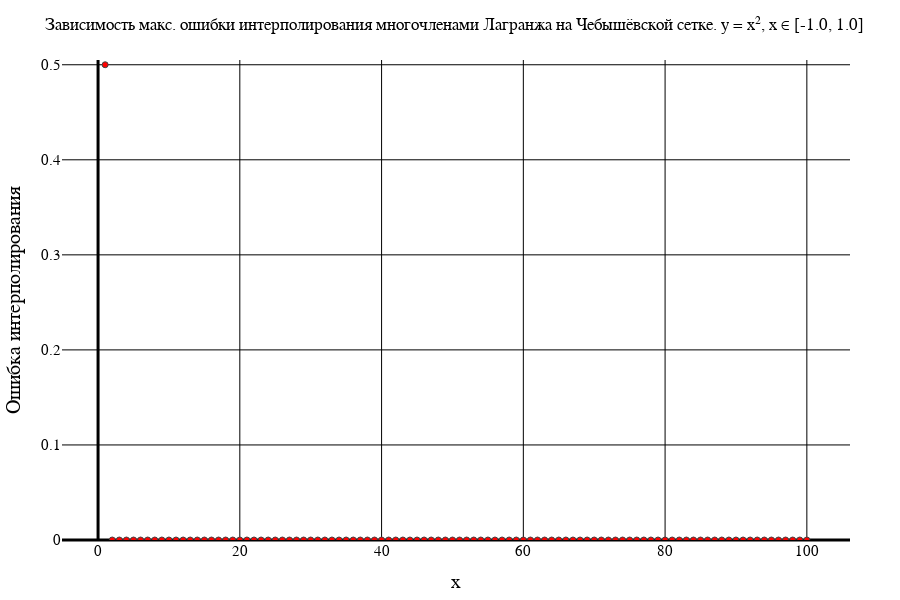

The notebook cell this image was saved under:
### Code cell
makeErrorPlot(numOfFunc, methodTypeList[1], gridTypeList[2], titleList, interval, funcColor)

### Figure 1 — Plotly figure (JSON) as saved in the notebook; plotly's stock layout.template omitted (floating-point values rounded to 4 significant figures)
{"data": [{"marker": {"color": "red", "line": {"width": 1}, "showline": true}, "mode": "markers", "type": "scatter", "x": [1, 2, 3, 4, 5, 6, 7, 8, 9, 10, 11, 12, 13, 14, 15, 16, 17, 18, 19, 20, 21, 22, 23, 24, 25, 26, 27, 28, 29, 30, 31, 32, 33, 34, 35, 36, 37, 38, 39, 40, 41, 42, 43, 44, 45, 46, 47, 48, 49, 50, 51, 52, 53, 54, 55, 56, 57, 58, 59, 60, 61, 62, 63, 64, 65, 66, 67, 68, 69, 70, 71, 72, 73, 74, 75, 76, 77, 78, 79, 80, 81, 82, 83, 84, 85, 86, 87, 88, 89, 90, 91, 92, 93, 94, 95, 96, 97, 98, 99, 100], "y": [0.5, 2.22e-16, 2.22e-16, 2.22e-16, 3.331e-16, 3.331e-16, 4.441e-16, 4.441e-16, 6.661e-16, 5.551e-16, 6.661e-16, 6.661e-16, 7.772e-16, 8.882e-16, 8.882e-16, 7.772e-16, 5.551e-16, 1.11e-15, 9.992e-16, 6.661e-16, 9.992e-16, 6.661e-16, 1.11e-15, 9.992e-16, 5.551e-16, 1.221e-15, 1.221e-15, 9.992e-16, 9.992e-16, 1.332e-15, 1.221e-15, 9.992e-16, 1.665e-15, 1.11e-15, 9.992e-16, 1.443e-15, 1.221e-15, 1.11e-15, 1.665e-15, 8.882e-16, 9.992e-16, 1.443e-15, 1.11e-15, 1.221e-15, 1.221e-15, 1.332e-15, 1.554e-15, 9.992e-16, 1.221e-15, 1.443e-15, 8.882e-16, 1.443e-15, 1.665e-15, 1.776e-15, 1.554e-15, 1.332e-15, 1.443e-15, 1.887e-15, 1.332e-15, 1.443e-15, 1.554e-15, 1.221e-15, 1.776e-15, 1.554e-15, 1.554e-15, 1.665e-15, 1.554e-15, 2.442e-15, 1.221e-15, 1.221e-15, 1.887e-15, 1.221e-15, 1.776e-15, 1.665e-15, 1.332e-15, 1.887e-15, 1.443e-15, 1.443e-15, 2.109e-15, 9.992e-16, 1.887e-15, 1.665e-15, 1.887e-15, 1.554e-15, 1.11e-15, 1.554e-15, 1.554e-15, 1.665e-15, 1.665e-15, 1.665e-15, 2.331e-15, 2.665e-15, 1.776e-15, 1.554e-15, 2.554e-15, 2.109e-15, 1.665e-15, 2.998e-15, 1.665e-15, 1.998e-15]}], "layout": {"coloraxis": {"outlinecolor": "black"}, "font": {"color": "black", "family": "Times New Roman"}, "height": 600, "margin": {"b": 50, "l": 50, "r": 50, "t": 60}, "paper_bgcolor": "white", "plot_bgcolor": "white", "title": {"autosize": false, "font": {"color": "black", "family": "Times New Roman", "size": 17}, "paper_bgcolor": "red", "text": "Зависимость макс. ошибки интерполирования многочленами Лагранжа на Чебышёвской сетке. y = x², x ∈ [-1.0, 1.0]"}, "width": 900, "xaxis": {"color": "black", "gridcolor": "black", "gridwidth": 1, "tickfont": {"size": 15}, "title": {"font": {"color": "black", "family": "Times New Roman", "size": 20}, "text": "x"}, "zerolinecolor": "black", "zerolinewidth": 3}, "yaxis": {"exponentformat": "power", "gridcolor": "black", "gridwidth": 1, "range": [0, 0.505], "tickfont": {"size": 15}, "title": {"font": {"color": "black", "family": "Times New Roman", "size": 20}, "text": "Ошибка интерполирования"}, "zerolinecolor": "black", "zerolinewidth": 3}}}
